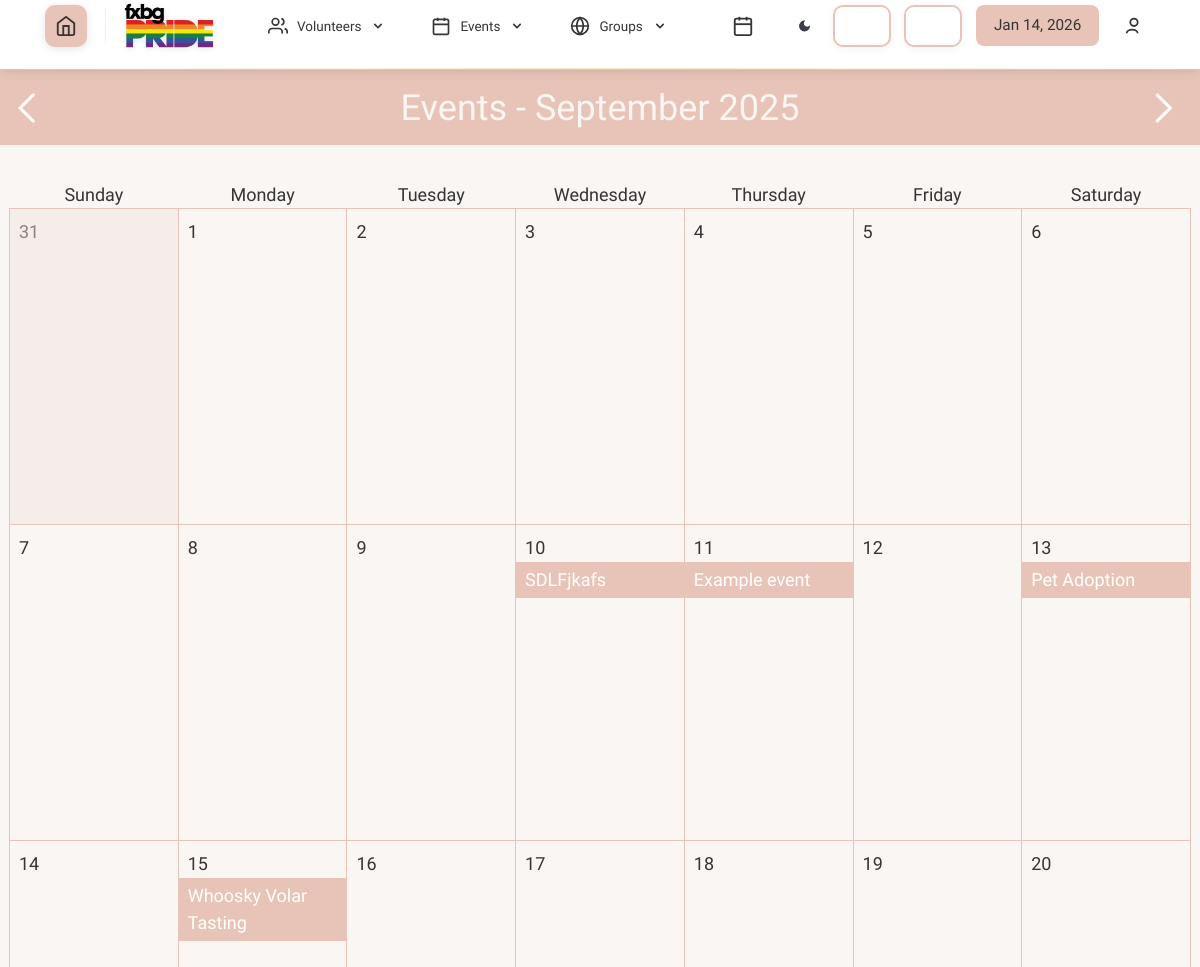
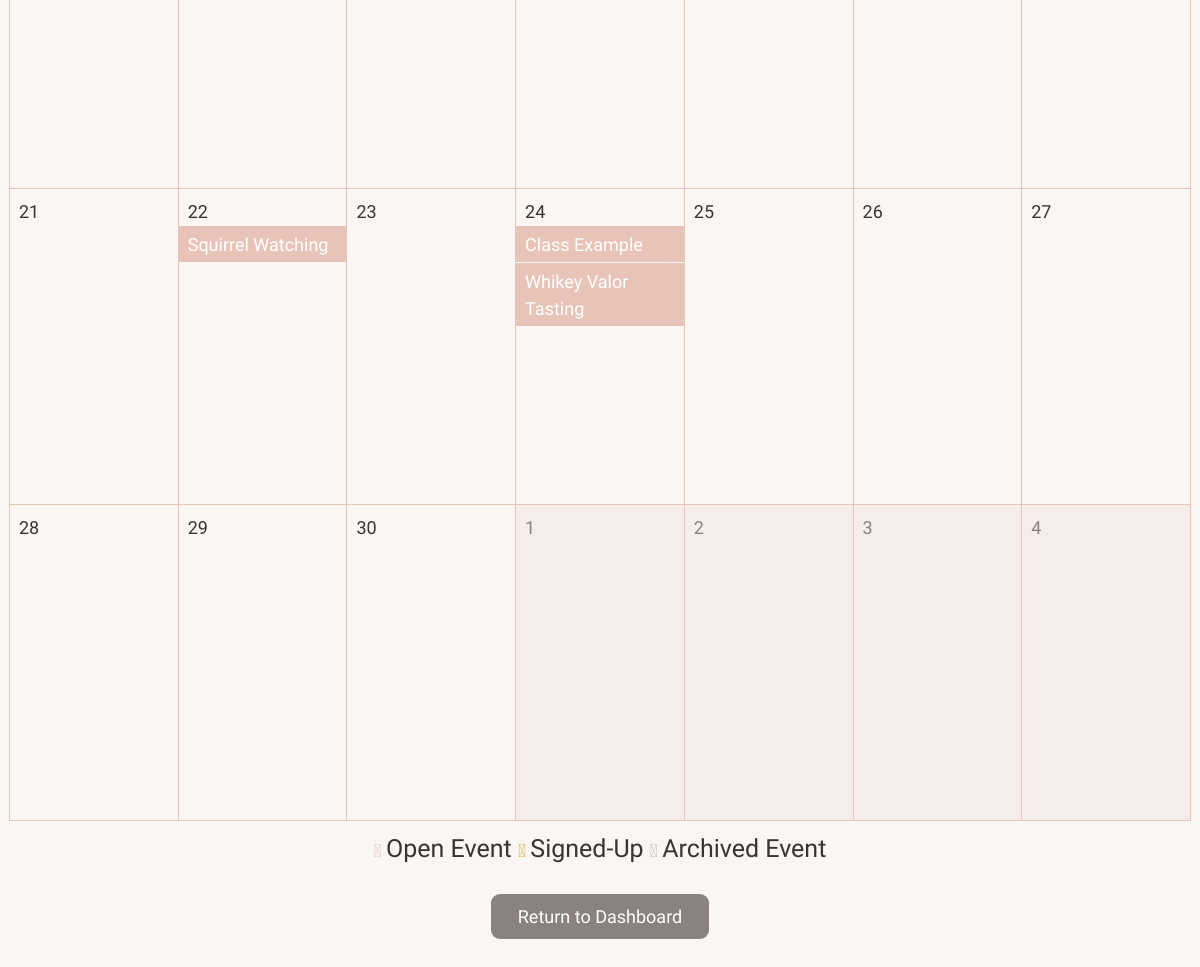
The app's page /calendar.php?month=2025-09 (signed in) with its own data (2 pictures, top to bottom).
### tables this page shows
CREATE TABLE `dbevents` (
  `id` int NOT NULL,
  `name` text NOT NULL,
  `date` char(10) NOT NULL,
  `startTime` char(5) NOT NULL,
  `endTime` char(5) NOT NULL,
  `description` text NOT NULL,
  `capacity` int NOT NULL,
  `completed` text NOT NULL,
  `restricted_signup` tinyint(1) NOT NULL,
  `location` text DEFAULT NULL,
  `type` text NOT NULL,
  `volunteer_coordinator` int(11) DEFAULT NULL
);

### database/dbEvents.php (called while the page is built, shortened)
<?php
function fetch_events_in_date_range($start_date, $end_date)
{
    $connection = connect();
    $start_date = mysqli_real_escape_string($connection, $start_date);
    $end_date = mysqli_real_escape_string($connection, $end_date);
    $query = "select * from dbevents
              where date >= '$start_date' and date <= '$end_date'
              order by startTime asc";
    $result = mysqli_query($connection, $query);
    require_once('include/output.php');
    $events = array();
    while ($result_row = mysqli_fetch_assoc($result)) {
        $key = $result_row['date'];
        if (isset($events[$key])) {
            $events[$key] [] = hsc($result_row);
        } else {
            $events[$key] = array(hsc($result_row));
        }
    }
    return $events;
}

### include/output.php (called while the page is built, shortened)
<?php
function hsc($input)
{
    if (is_array($input)) {
        $arr = [];
        foreach ($input as $key => $value) {
            $arr[$key] = htmlspecialchars($value ?? '');
        }
        return $arr;
    }
    return htmlspecialchars($input ?? '');
}

### calendar.php (the view, shortened to what this page needs)
<?php
if (!isset($_GET['month'])) {
    $month = date("Y-m");
} else {
    $month = $_GET['month'];
}
    $first = $month . '-01';
    $month = strtotime($month);
    $first = strtotime($first);
    $previousMonth = strtotime(date('Y-m', $month) . ' -1 month');
    $nextMonth = strtotime(date('Y-m', $month) . ' +1 month');
    $calendarStart = $first;
while (date('w', $calendarStart) > 0) {
    $calendarStart = strtotime(date('Y-m-d', $calendarStart) . ' -1 day');
}
    $weeks = 5;
?>
<!DOCTYPE html>
<html>
    <head>
        <link rel="stylesheet" href="css/theme-toggle.css">
        <?php require('universal.inc'); ?>
    </head>
    <body>
        <?php require('header.php'); ?>
        <main class="calendar-view">
            <h1 class='calendar-header' style="background: var(--main-color, #e8c4b8); height: 75px;">
                <img id="previous-month-button" src="images/arrow-back.png" data-month="<?php echo date("Y-m", $previousMonth); ?>">
                <span id="calendar-heading-month" style="font-weight: 700; font-size: 36px;">Events - <?php echo date('F Y', $month); ?></span>
                <img id="next-month-button" src="images/arrow-forward.png" data-month="<?php echo date("Y-m", $nextMonth); ?>">
            </h1>
            <div class="table-wrapper">
                <table id="calendar">
                    <thead>
                        <tr>
                            <th>Sunday</th>
                            <th>Monday</th>
                            <th>Tuesday</th>
                            <th>Wednesday</th>
                            <th>Thursday</th>
                            <th>Friday</th>
                            <th>Saturday</th>
                        </tr>
                    </thead>
                    <tbody>
                    <?php
                        $date = $calendarStart;
                        require_once('database/dbEvents.php');
                        $events = fetch_events_in_date_range($start, $end);
                    for ($week = 0; $week < $weeks; $week++) {
                        echo '
                                <tr class="calendar-week">
                            ';
                        for ($day = 0; $day < 7; $day++) {
                            $extraAttributes = '';
                            $extraClasses = '';
                            if (date('m', $date) != date('m', $month)) {
                                $extraClasses .= ' other-month';
                                $extraAttributes .= ' data-month="' . date('Y-m', $date) . '"';
                            }
                            $eventsStr = '';
                            $e = date('Y-m-d', $date);
                            if (isset($events[$e])) {
                                $dayEvents = $events[$e];
                                foreach ($dayEvents as $info) {
                                    $backgroundCol = 'var(--main-color, #e8c4b8)';
                                    $eventsStr .= '<a class="calendar-event" style="background-color: ' . $backgroundCol . '" href="event.php?id=' . $info['id'] . '&user_id=' . $_SESSION['_id'] . '">' . htmlspecialchars_decode($info['name']) . '</a>';
                                }
                            }
                            echo '<td class="calendar-day' . $extraClasses . '" ' . $extraAttributes . ' data-date="' . date('Y-m-d', $date) . '">
                                    <div class="calendar-day-wrapper">
                                        <p class="calendar-day-number">' . date('j', $date) . '</p>
                                        ' . $eventsStr . '
                                    </div>
                                </td>';
                            $date = strtotime(date('Y-m-d', $date) . ' +1 day');
                        }
                        echo '
                                </tr>';
                    }
                    ?>
                    </tbody>
                </table>
            </div>
            <link rel="stylesheet" href="https://cdnjs.cloudflare.com/ajax/libs/font-awesome/6.0.0-beta3/css/all.min.css">
            <center>
            <i class="fa-solid fa-circle" style="color: var(--main-color, #e8c4b8)"> </i>
                <span style="font-size: 25px;">
                    Open Event
                </span>
            <i class="fa-solid fa-circle" style="color: var(--accent-color, #d4af37)"> </i>
                <span style="font-size: 25px;">
                    Signed-Up
                </span>
            <i class="fa-solid fa-circle" style="color: #c4bab7ff"> </i>
                <span style="font-size: 25px;">
                    Archived Event
                </span>
            </center>
<div style="display: flex; justify-content: center; align-items: center;">
<div style="margin-top: 1.5rem;">
  <a href="index.php" style="
    background-color: var(--cancel-button-background-color, #8a8280);  /* bg-gray-500 */
    color: white;               /* text-white */
    padding: 0.5rem 1.5rem;     /* py-2 px-6 */
    border-radius: 0.5rem;      /* rounded-lg */
    text-decoration: none;      /* default for Tailwind links */
    display: inline-block;      /* ensures padding applies correctly */
  "
  onmouseover="this.style.backgroundColor='var(--inactive-background-color, #f4ede9)';"
  onmouseout="this.style.backgroundColor='var(--cancel-button-background-color, #8a8280)';"
  >
    Return to Dashboard
  </a>
</div>
</div>
        </main>
    </body>
</html>

### css/theme-toggle.css (style rules this page uses)
:root { --bg-color: #f9f6f3; --text-color: #363434; --text-secondary: #5a5856; --text-tertiary: #e8c4b8; --text-muted: #8a8280; --navbar-bg: #ffffff; --navbar-shadow: rgba(54, 52, 52, 0.1); --main-color: #e8c4b8; --accent-color: #d4af37; --secondary-accent-color: #e8c4b8; --date-box-bg: #e8c4b8; --date-box-text: #363434; --dropdown-bg: #ffffff; --dropdown-border: #e8c4b8; --dropdown-hover: rgba(232, 196, 184, 0.1); --nav-item-hover: #e8c4b8; --content-box-border: #e8c4b8; --content-box-bg: #ffffff; --card-bg: #ffffff; --card-border: #e8c4b8; --card-shadow: rgba(232, 196, 184, 0.15); --footer-bg: #363434; --button-bg: #e8c4b8; --button-text: #363434; --icon-filter: none; --logo-bg: #e8c4b8; --border-color: #e8c4b8; --hover-border-color: #d4af37; --full-width-bar-bg: #e8c4b8; --full-width-bar-sub-bg: #ffffff; --icon-overlay-bg: rgba(255, 255, 255, 0.95); --nav-item-active-bg: #f4ede9; --svg-fill: #e8c4b8; --page-background-color: #f9f6f3; --page-font-color: #363434; --inactive-font-color: #8a8280; --inactive-background-color: #f4ede9; --standout-background: #ffffff; --shadow-and-border-color: #e8c4b8; --button-font-color: #363434; --standard-border: 1px solid #e8c4b8; --light-border: 1px solid #e8c4b8; --text-field-border: 2px solid #e8c4b8; --cancel-button-background-color: #8a8280; --calendar-event-color: #8a8280; --calendar-event-color-hover: #e8c4b8; --calendar-today-border: 2px solid #d4af37; --error-color: #d4635a; --calendar-archived-event-color: #c4bab7ff; }
html { height: 100%; }
body { background-color: var(--bg-color); color: var(--text-color); transition: background-color 0.3s ease, color 0.3s ease; min-height: 100%; display: flex; flex-direction: column; }
* { transition: background-color 0.3s ease, color 0.3s ease, border-color 0.3s ease, box-shadow 0.3s ease; }
* { box-sizing: border-box; margin: 0; padding: 0; }
body { font-family: "Quicksand", sans-serif; padding-top: 70px !important; background-color: var(--bg-color); color: var(--text-color); transition: background-color 0.3s ease, color 0.3s ease; min-height: 100vh; display: flex; flex-direction: column; }
* { font-family: "Quicksand", sans-serif; }
body > *:not(.modern-navbar):not(.footer) { flex: 1 0 auto; }
h1, h2, h3, h4, h5, h6 { font-family: "Quicksand", sans-serif; font-weight: 600; }
body { padding-top: 70px !important; }

### css/pwa-mobile.css (style rules this page uses)
@media (min-width: 769px) { * { -webkit-tap-highlight-color: transparent; } }
a:not(.calendar-event), button { position: relative; }
html { scroll-behavior: smooth; }
.table-wrapper, .mobile-more-content, .nav-menu { -webkit-overflow-scrolling: touch; }
img { max-width: 100%; height: auto; }
@media (min-width: 769px) { .table-wrapper { overflow-x: visible !important; } }
@media (min-width: 769px) { table, table.general { min-width: auto !important; } }
@media (min-width: 769px) { h1 { font-size: inherit !important; } }

### css/accessibility-settings.css (style rules this page uses)
body, body * { font-family: var( --accessibility-font-family, var(--default-font-family, "Quicksand", sans-serif) ) !important; }
body, body *, p, span, div, a, button, input, select, textarea, label, li, td, th, h1, h2, h3, h4, h5, h6 { font-weight: var(--accessibility-font-weight, 400) !important; line-height: var(--accessibility-line-height, 1.5) !important; letter-spacing: var(--accessibility-letter-spacing, 0) !important; }
html { font-size: calc(18px * var(--accessibility-font-scale, 1)) !important; }
body, p, span, div, a, button, input, select, textarea, label { transition: font-size 0.3s ease, font-weight 0.3s ease, line-height 0.3s ease, letter-spacing 0.3s ease; }

### records on screen
dbevents: name "SDLFjkafs"
dbevents: name "Example event"
dbevents: name "Pet Adoption"
dbevents: name "Whoosky Volar Tasting"
dbevents: name "Squirrel Watching"
dbevents: name "Class Example"
dbevents: name "Whikey Valor Tasting"

### other values on screen
date('F Y', $month) "September 2025"
date('j', $date) "1"
date('j', $date) "2"
date('j', $date) "3"
date('j', $date) "4"
date('j', $date) "5"
date('j', $date) "6"
date('j', $date) "7"
date('j', $date) "8"
date('j', $date) "9"
date('j', $date) "10"
date('j', $date) "11"
date('j', $date) "12"
date('j', $date) "13"
date('j', $date) "14"
